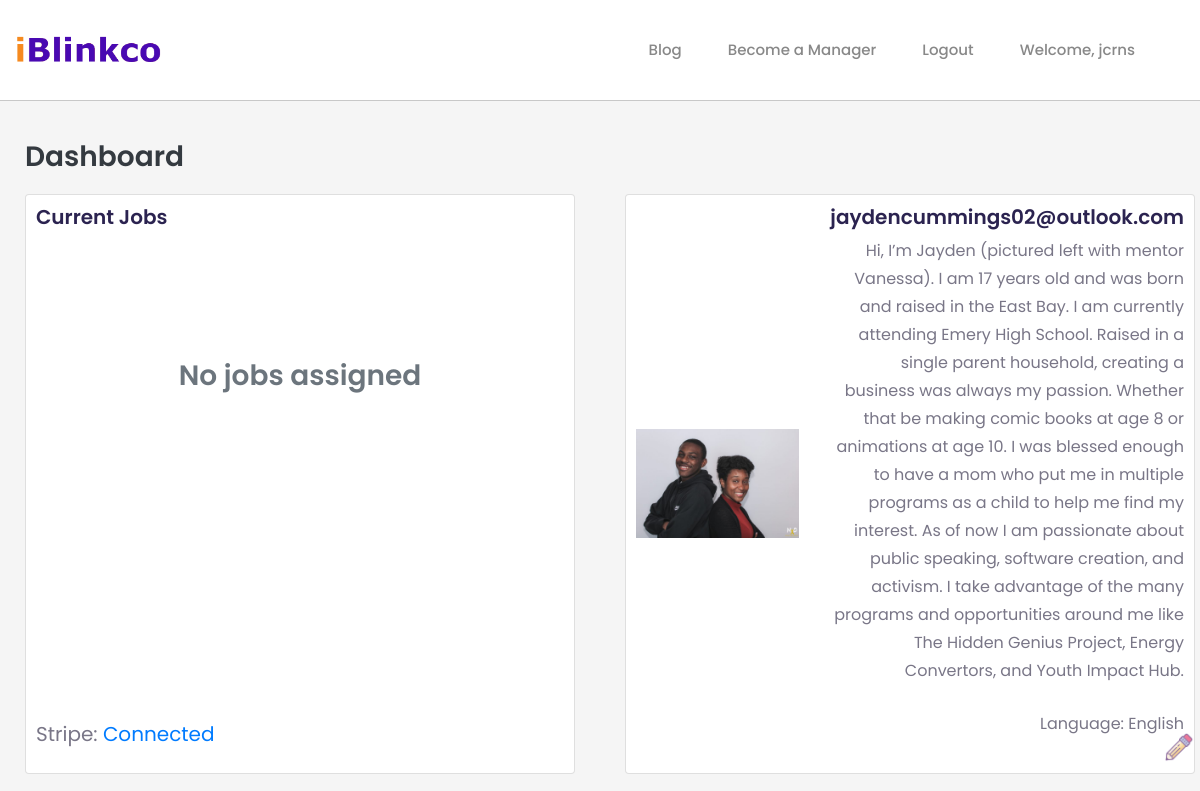
Before: /dashboard (signed in, upper part) with the older database file.
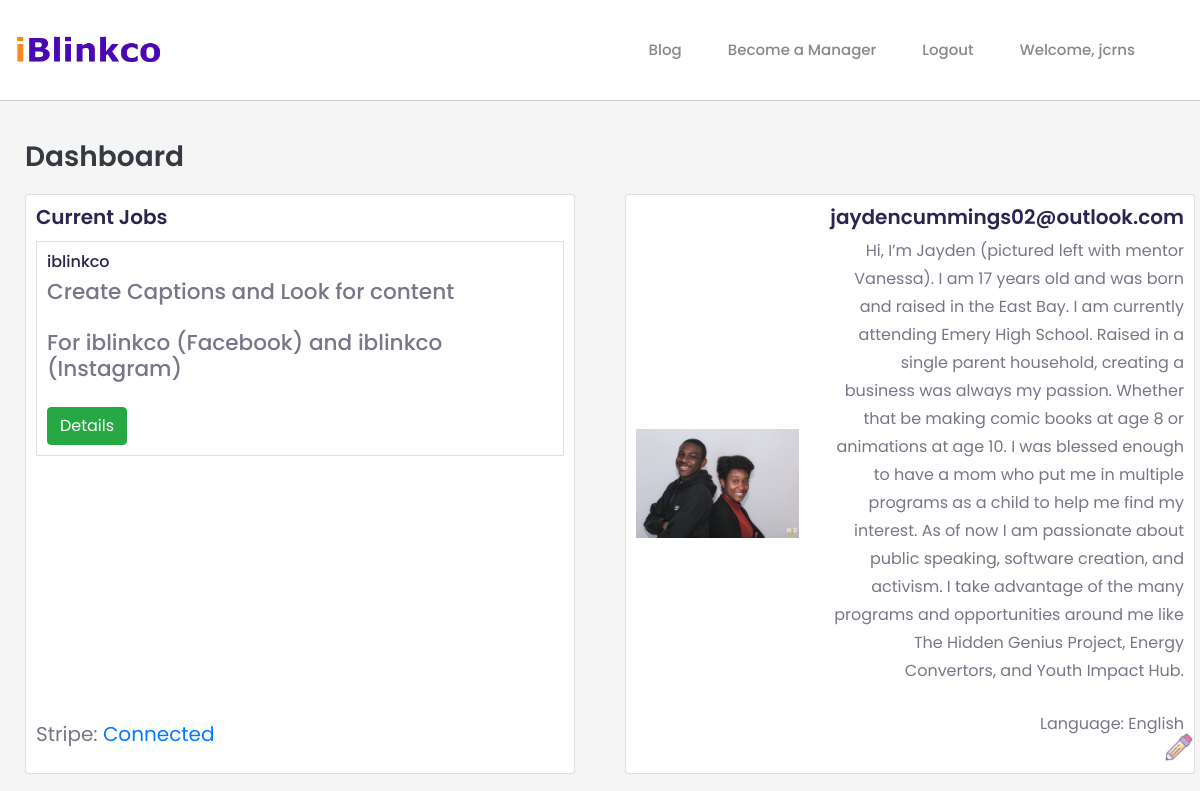
After: the same page with the newer database file.
### service/models.py (models this page shows, shortened)
class JobPost(models.Model):
    job_id = models.CharField(max_length=120, blank=True)
    client = models.ForeignKey(User, on_delete=models.CASCADE, related_name='client', null=True)
    manager = models.ForeignKey(User, null=True, on_delete=models.CASCADE, related_name='manager', blank=True)
    number_of_post = models.IntegerField()
    length = models.IntegerField()
    manager_payment = models.DecimalField(default=0.00, max_digits=100, decimal_places=2)
    price_paid = models.DecimalField(default=0.00, max_digits=100, decimal_places=2)
    paid_for = models.BooleanField(default=False)
    job_fee = models.DecimalField(default=0.00, max_digits=100, decimal_places=2)
    manager_paid = models.BooleanField(default=False)
    job_complete = models.BooleanField(default=False)
    captions = models.BooleanField(default=False)
    search_for_content = models.BooleanField(default=False)
    post_for_you = models.BooleanField(default=False)
    engagement = models.BooleanField(default=False)
    service_description = models.CharField(max_length=5000, default='none')
    manager_randomly_assigned = models.BooleanField(default=True)
    instagram = models.BooleanField(default=False)
    facebook = models.BooleanField(default=False)
    instagram_username = models.CharField(max_length=100, blank=True, default='none')
    facebook_username = models.CharField(max_length=100, blank=True, default='none')
    completed_milestone_one = models.BooleanField(default=False)
    milestone_one_statement = models.CharField(max_length=1000, default='none')
    milestone_one_files = models.FileField(default='default.jpg',  upload_to='milestone_files')
    completed_milestone_two = models.BooleanField(default=False)
    milestone_two_statement = models.CharField(max_length=1000, default='none')
    milestone_two_files = models.FileField(default='default.jpg',  upload_to='milestone_files')
    completed_milestone_three = models.BooleanField(default=False)
    milestone_three_statement = models.CharField(max_length=1000, default='none')
    milestone_three_files = models.FileField(default='default.jpg', upload_to='milestone_files')
    completed_milestone_four = models.BooleanField(default=False)
    milestone_four_statement = models.CharField(max_length=1000, default='none')
    milestone_four_files = models.FileField(default='default.jpg',  upload_to='milestone_files')
    job_preparation_completed = models.BooleanField(default=False)
    job_preparation_deadline = models.DateTimeField(
        max_length=8, blank=True, null=True)
    date_requested = models.DateTimeField(
        verbose_name='date requested', auto_now_add=True)
    deadline = models.DateTimeField(max_length=8, blank=True, null=True)

### dashboard/views.py (the view, shortened to what this page needs)
# urls.py: path('dashboard', views.dashboard, name='dashboard-home'),
@login_required(login_url="/?login=true")
def dashboard(request):
    profile = request.user.profile
    if profile.is_client == False and profile.is_manager == False:
        return redirect('homepage-overview')
    if profile.is_client == True:
        if profile.business_type != 'none':
            update_profile_form = ProfileUpdateFormClient(instance=request.user.profile)
            past_orders = JobPost.objects.filter(client=request.user.pk, job_complete=True).order_by('-date_requested')
            currentJob = JobPost.objects.filter(client=request.user.pk, job_complete=False)
            if request.method == 'POST':
                update_profile_form = ProfileUpdateFormClient(request.POST or None, request.FILES or None, instance=request.user.profile)
                if update_profile_form.is_valid():
                    profile = update_profile_form.save(commit=False)
                    profile.user = request.user
                    profile.save()
                    return redirect('dashboard-home')
            return render(request, 'dashboard/client.html', { 'profile': profile, 'current_job' : currentJob, 'past_orders' : past_orders, 'update_profile_form' : update_profile_form, "static_header" : True, "nav_black_link" : True } )
        else:
            return redirect('service-complete-profile-client')
    else:
        if profile.description != 'none':
            evaluation = ManagerEvaluation.objects.get(manager=request.user)
            if evaluation.accepted == True:
                update_profile_form = ProfileUpdateFormManager(instance=request.user.profile)
                past_jobs = JobPost.objects.filter(manager=request.user.pk, job_complete=True).order_by('-date_requested')
                current_jobs = JobPost.objects.filter(manager=request.user.pk, job_complete=False).order_by('-date_requested')
                print('profile.stripe_user_id')
            else:
                return redirect('management-evaluation')
        else:
            return redirect('service-complete-profile-manager')
        return render(request, 'dashboard/manager.html', { 'profile': profile, 'current_jobs' : current_jobs, 'past_jobs' : past_jobs, 'update_profile_form' : update_profile_form, "static_header" : True, "nav_black_link" : True })

### dashboard/templates/dashboard/manager.html (shortened to what the changed rows need)
{% extends 'homepage/header.html' %}
{% load static %}
{% block content %}
<div class="client">
    <div class="container-fluid">
        <div class="row" id="top-row">
            <div class="col-md-6 d-flex align-items-stretch">
                <div class="card dashboard-card" id="current-jobs">
                    <div class="card-body">
                        <div class="current-job h-100 justify-content-center align-items-center">
                            {% if current_jobs %}
                            {% for job in current_jobs %}
                            <div class="current-jobs-div">
                            <h6 class="h6">{{ job.client }}</h6>
                            <p class="h5">
                                {% if job.captions == True %}
                                Create Captions
                                {% endif %}
                                {% if job.captions == True and job.search_for_content == True %}
                                and
                                {% endif %}
                                {% if job.search_for_content == True %}
                                Look for content
                                {% endif %}
                            </p>
                            <p class="h5">For
                                {% if job.facebook == True %}
                                {{ job.facebook_username }} (Facebook)
                                {% endif %}
                                {% if job.facebook == True and job.instagram == True %}
                                and
                                {% endif %}
                                {% if job.instagram == True %}
                                {{ job.instagram_username }} (Instagram)
                                {% endif %}
                            </p>
                            <a href="{% url 'dashboard-job-detail-client' job.id %}" class="btn btn-success">Details</a>
                            </div>
                            {% endfor %}
                            {% else %}
                            <div class="d-flex h-50 text-center">
                                <h3 class="text-secondary d-flex align-items-center justify-content-center mx-auto" id="no-job-text">No jobs
                                    assigned
                                </h3>
                            </div>
                            {% endif %}
                        </div>
                    </div>
                </div>
            </div>
        </div>
    </div>
</div>
{% endblock %}

Changed rows visible on the page:
added JobPost: client "iblinkco", captions "Create Captions", search_for_content "Look for content", facebook_username "iblinkco", facebook "and", instagram_username "iblinkco"
Other visible differences:
text no longer shown: "No jobs assigned"
